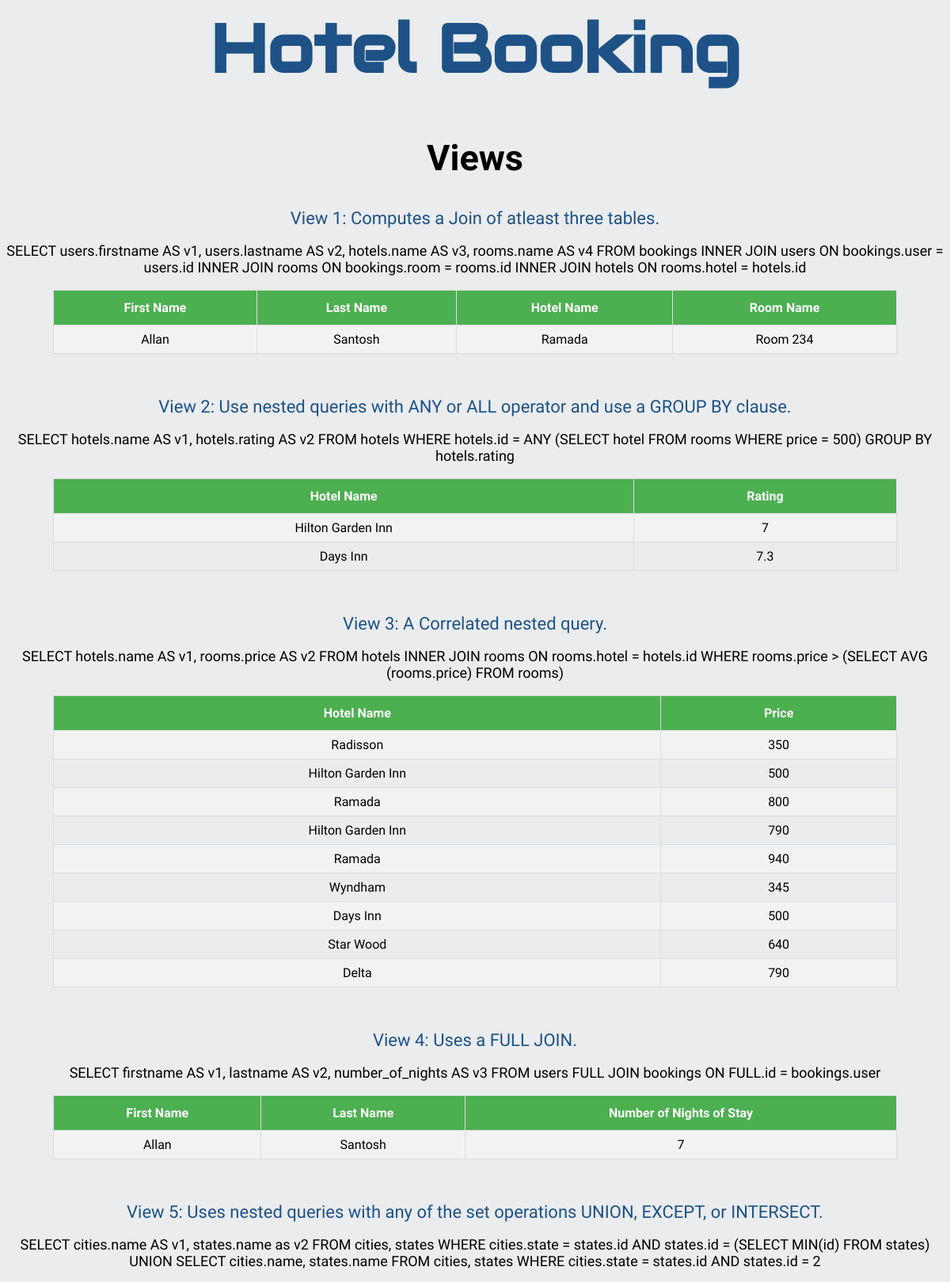
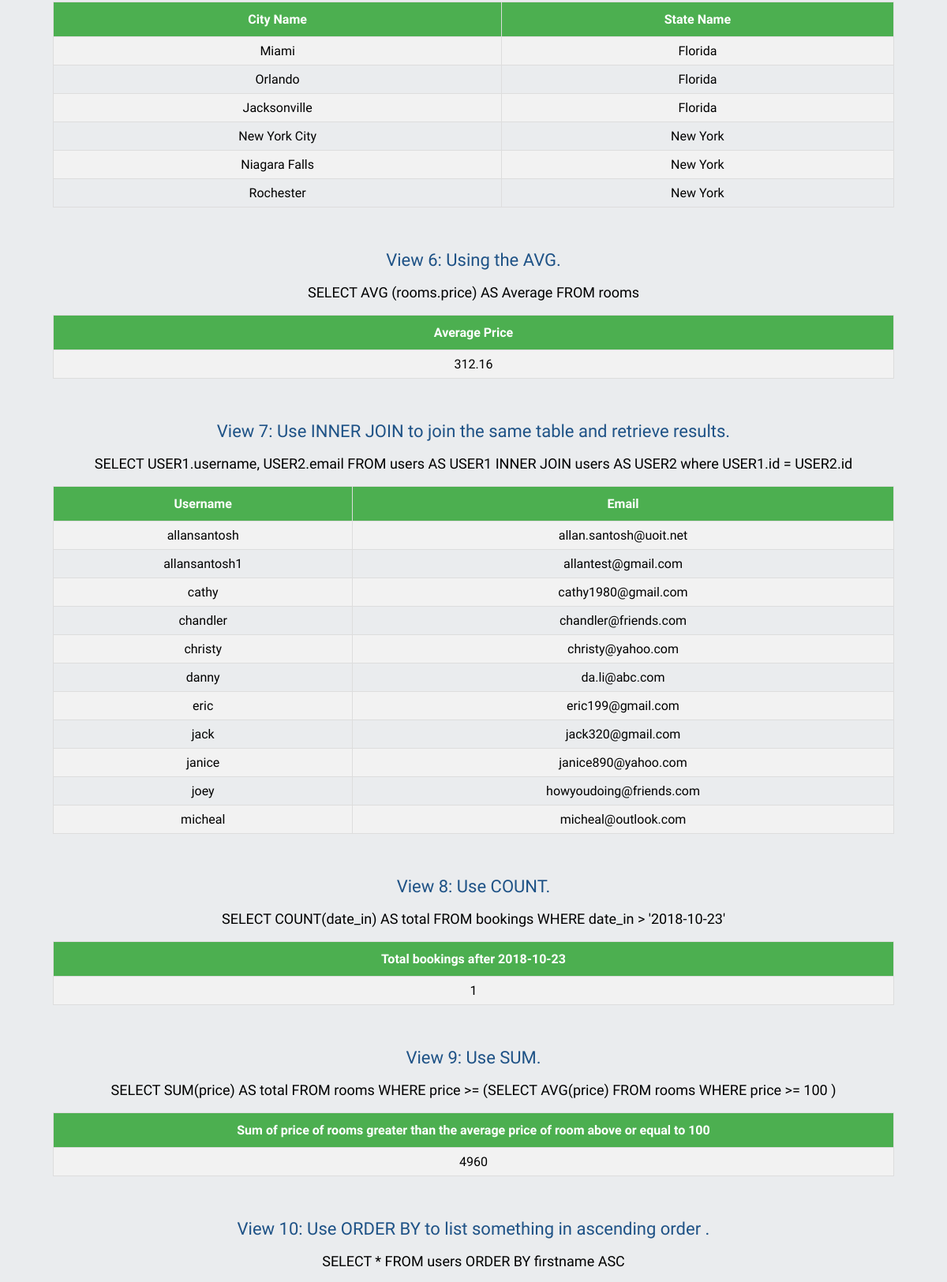
/Hotel_Booking/views.php (upper part), run on the app's committed database (2 pictures, top to bottom).
### tables this page shows
CREATE TABLE `users` (
  `id` int(11) NOT NULL,
  `firstname` varchar(55) NOT NULL,
  `lastname` varchar(55) NOT NULL,
  `signupdate` date NOT NULL,
  `username` varchar(55) NOT NULL,
  `password` varchar(55) NOT NULL,
  `email` varchar(55) NOT NULL
);

CREATE TABLE `hotels` (
  `id` int(11) NOT NULL,
  `name` varchar(55) NOT NULL,
  `rating` float NOT NULL,
  `city` int(11) NOT NULL,
  `state` int(11) NOT NULL,
  `street_address` varchar(55) NOT NULL,
  `zip_code` varchar(55) NOT NULL,
  `image` blob
);

CREATE TABLE `rooms` (
  `id` int(11) NOT NULL,
  `number` int(11) DEFAULT NULL,
  `name` varchar(55) DEFAULT NULL,
  `occupied` int(11) DEFAULT NULL,
  `smoking` int(11) DEFAULT NULL,
  `free_breakfast` int(11) DEFAULT NULL,
  `free_internet` int(11) DEFAULT NULL,
  `pool` int(11) DEFAULT NULL,
  `price` float DEFAULT NULL,
  `weekend_price` float DEFAULT NULL,
  `hotel` int(11) DEFAULT NULL,
  `room_type` int(11) DEFAULT NULL
);

CREATE TABLE `bookings` (
  `id` int(11) NOT NULL,
  `date_in` date DEFAULT NULL,
  `date_out` date DEFAULT NULL,
  `user` int(11) DEFAULT NULL,
  `number_of_nights` int(11) DEFAULT NULL,
  `date` date DEFAULT NULL,
  `room` int(11) DEFAULT NULL
);

### Hotel_Booking/views.php (the view, shortened to what this page needs)
<html>
<?php
require 'config.php';
?>
<body id='body'>
 <h1>Hotel Booking</h1>
   <h2>Views</h2>
   <?php
    echo "<label>View 1: Computes a Join of atleast three tables.</label><br><br>";
    $sql1 = "SELECT users.firstname AS v1, users.lastname AS v2, hotels.name AS v3, rooms.name AS v4 FROM bookings INNER JOIN users ON bookings.user = users.id INNER JOIN rooms ON bookings.room = rooms.id INNER JOIN hotels ON rooms.hotel = hotels.id";
    echo "<label id='views'>$sql1</label><br><br>";
    $result1 = mysqli_query ($conn,$sql1);
    echo "<div id='hoteltable' align='center'><table><tr><th>First Name</th><th>Last Name</th><th>Hotel Name</th><th>Room Name</th></tr>";
    while($row = mysqli_fetch_array ($result1)) {
      echo "<tr>";
      echo "<td>".$row["v1"]."</td>";
      echo "<td>".$row["v2"]."</td>";
      echo "<td>".$row["v3"]."</td>";
      echo "<td>".$row["v4"]."</td>";
      echo "</tr>";
    }
    echo"</table></div><br><br><br>";
   ?>
   <?php
    echo "<label>View 2: Use nested queries with ANY or ALL operator and use a GROUP BY clause.</label><br><br>";
    $sql2 = "SELECT hotels.name AS v1, hotels.rating AS v2 FROM hotels WHERE hotels.id = ANY (SELECT hotel FROM rooms WHERE price = 500) GROUP BY hotels.rating";
    echo "<label id='views'>$sql2</label><br><br>";
    $result2 = mysqli_query ($conn,$sql2);
    echo "<div id='hoteltable' align='center'><table><tr><th>Hotel Name</th><th>Rating</th></tr>";
    while($row = mysqli_fetch_array ($result2)) {
      echo "<tr>";
      echo "<td>".$row["v1"]."</td>";
      echo "<td>".$row["v2"]."</td>";
      echo "</tr>";
    }
    echo"</table></div><br><br><br>";
   ?>
   <?php
    echo "<label>View 3: A Correlated nested query.</label><br><br>";
    $sql3 = "SELECT hotels.name AS v1, rooms.price AS v2 FROM hotels INNER JOIN rooms ON rooms.hotel = hotels.id WHERE rooms.price > (SELECT AVG (rooms.price) FROM rooms)";
    echo "<label id='views'>$sql3</label><br><br>";
    $result3 = mysqli_query ($conn,$sql3);
    echo "<div id='hoteltable' align='center'><table><tr><th>Hotel Name</th><th>Price</th></tr>";
    while($row = mysqli_fetch_array ($result3)) {
      echo "<tr>";
      echo "<td>".$row["v1"]."</td>";
      echo "<td>".$row["v2"]."</td>";
      echo "</tr>";
    }
    echo"</table></div><br><br><br>";
   ?>
   <?php
    echo "<label>View 4: Uses a FULL JOIN.</label><br><br>";
    $sql4 = "SELECT firstname AS v1, lastname AS v2, number_of_nights AS v3 FROM users FULL JOIN bookings ON FULL.id = bookings.user";
    echo "<label id='views'>$sql4</label><br><br>";
    $result4 = mysqli_query ($conn,$sql4);
    echo "<div id='hoteltable' align='center'><table><tr><th>First Name</th><th>Last Name</th><th>Number of Nights of Stay</th></tr>";
    while($row = mysqli_fetch_array ($result4)) {
      echo "<tr>";
      echo "<td>".$row["v1"]."</td>";
      echo "<td>".$row["v2"]."</td>";
      echo "<td>".$row["v3"]."</td>";
      echo "</tr>";
    }
    echo"</table></div><br><br><br>";
   ?>
   <?php
    echo "<label>View 5: Uses nested queries with any of the set operations UNION, EXCEPT, or INTERSECT.</label><br><br>";
    $sql5 = "SELECT cities.name AS v1, states.name as v2 FROM cities, states WHERE cities.state = states.id AND states.id = (SELECT MIN(id) FROM states) UNION SELECT cities.name, states.name FROM cities, states WHERE cities.state = states.id AND states.id = 2 ";
    echo "<label id='views'>$sql5</label><br><br>";
    $result5 = mysqli_query ($conn,$sql5);
    echo "<div id='hoteltable' align='center'><table><tr><th>City Name</th><th>State Name</th></tr>";
    while($row = mysqli_fetch_array ($result5)) {
      echo "<tr>";
      echo "<td>".$row["v1"]."</td>";
      echo "<td>".$row["v2"]."</td>";
      echo "</tr>";
    }
    echo"</table></div><br><br><br>";
   ?>
   <?php
    echo "<label>View 6: Using the AVG.</label><br><br>";
    $sql6 = "SELECT AVG (rooms.price) AS Average FROM rooms";
    echo "<label id='views'>$sql6</label><br><br>";
    $result6 = mysqli_query ($conn,$sql6);
    echo "<div id='hoteltable' align='center'><table><tr><th>Average Price</th></tr>";
    while($row = mysqli_fetch_array ($result6)) {
      echo "<tr>";
      echo "<td>".$row["Average"]."</td>";
      echo "</tr>";
    }
    echo"</table></div><br><br><br>";
   ?>
   <?php
    echo "<label>View 7: Use INNER JOIN to join the same table and retrieve results.</label><br><br>";
    $sql7 = "SELECT USER1.username, USER2.email FROM users AS USER1 INNER JOIN users AS USER2 where USER1.id = USER2.id";
    echo "<label id='views'>$sql7</label><br><br>";
    $result7 = mysqli_query ($conn,$sql7);
    echo "<div id='hoteltable' align='center'><table><tr><th>Username</th><th>Email</th></tr>";
    while($row = mysqli_fetch_array ($result7)) {
      echo "<tr>";
      echo "<td>".$row["username"]."</td>";
      echo "<td>".$row["email"]."</td>";
      echo "</tr>";
    }
    echo"</table></div><br><br><br>";
   ?>
   <?php
    echo "<label>View 8: Use COUNT.</label><br><br>";
    $sql8 = "SELECT COUNT(date_in) AS total FROM bookings WHERE date_in > '2018-10-23'";
    echo "<label id='views'>$sql8</label><br><br>";
    $result8 = mysqli_query ($conn,$sql8);
    echo "<div id='hoteltable' align='center'><table><tr><th>Total bookings after 2018-10-23</th></tr>";
    while($row = mysqli_fetch_array ($result8)) {
      echo "<tr>";
      echo "<td>".$row["total"]."</td>";
      echo "</tr>";
    }
    echo"</table></div><br><br><br>";
   ?>
   <?php
    echo "<label>View 9: Use SUM.</label><br><br>";
    $sql9 = "SELECT SUM(price) AS total FROM rooms WHERE price >= (SELECT AVG(price) FROM rooms WHERE price >= 100 )";
    echo "<label id='views'>$sql9</label><br><br>";
    $result9 = mysqli_query ($conn,$sql9);
    echo "<div id='hoteltable' align='center'><table><tr><th>Sum of price of rooms greater than the average price of room above or equal to 100</th></tr>";
    while($row = mysqli_fetch_array ($result9)) {
      echo "<tr>";
      echo "<td>".$row["total"]."</td>";
      echo "</tr>";
    }
    echo"</table></div><br><br><br>";
   ?>
   <?php
    echo "<label>View 10: Use ORDER BY to list something in ascending order .</label><br><br>";
    $sql10 = "SELECT * FROM users ORDER BY firstname ASC";
    echo "<label id='views'>$sql10</label><br><br>";
    echo "<div id='hoteltable' align='center'><table><tr><th>Username</th><th>Email</th></tr>";
    echo"</table></div><br><br><br>";
   ?>
</html>

### Hotel_Booking/style.css (style rules this page uses)
h1 { text-align: center; font-family: 'Audiowide';font-size: 85px; color:#1E5286; }
h2 { text-align: center; font-family: 'Aldrich';font-size: 45px; }
table { font-family: 'Glegoo'; text-align: center; border-collapse: collapse; width: 90%; }
td, th { border: 1px solid #ddd; padding: 8px; }
tr:nth-child(even) { background-color: #f2f2f2; }
th { text-align: center; padding-top: 12px; padding-bottom: 12px; background-color: #4CAF50; color: white; }
label { font-family: 'Graduate';font-size: 22px; color:#1E5286; }
#views { text-align: center; font-family: 'Aldrich';font-size: 18px; color: black; }
#body { text-align: center; background-color: #EAECEE; }

### data on the page
users: firstname "Allan", lastname "Santosh", hotels.name "Ramada", rooms.name "Room 234", username "allansantosh", email "allan.santosh@uoit.net"
bookings: user.firstname "Allan", user.lastname "Santosh", number_of_nights "7"
users: username "allansantosh1", email "allantest@gmail.com"
users: username "cathy", email "cathy1980@gmail.com"
users: username "chandler", email "chandler@friends.com"
users: username "christy", email "christy@yahoo.com"
users: username "danny", email "da.li@abc.com"
users: username "eric", email "eric199@gmail.com"
users: username "jack", email "jack320@gmail.com"
users: username "janice", email "janice890@yahoo.com"
users: username "joey", email "howyoudoing@friends.com"
users: username "micheal", email "micheal@outlook.com"

### other printed values
$sql2 "SELECT hotels.name AS v1, hotels.rating AS v2 FROM hotels WHERE hotels.id = ANY (SELECT hotel FROM rooms WHERE price = 500) GROUP BY hotels.rating"
$row["v1"] "Hilton Garden Inn"
$row["v2"] "7"
$row["v1"] "Days Inn"
$row["v2"] "7.3"
$sql3 "SELECT hotels.name AS v1, rooms.price AS v2 FROM hotels INNER JOIN rooms ON rooms.hotel = hotels.id WHERE rooms.price > (SELECT AVG (rooms.price) FROM rooms)"
$row["v1"] "Radisson"
$row["v2"] "350"
$row["v2"] "500"
$row["v1"] "Ramada"
$row["v2"] "800"
$row["v2"] "790"
$row["v2"] "940"
$row["v1"] "Wyndham"
$row["v2"] "345"
